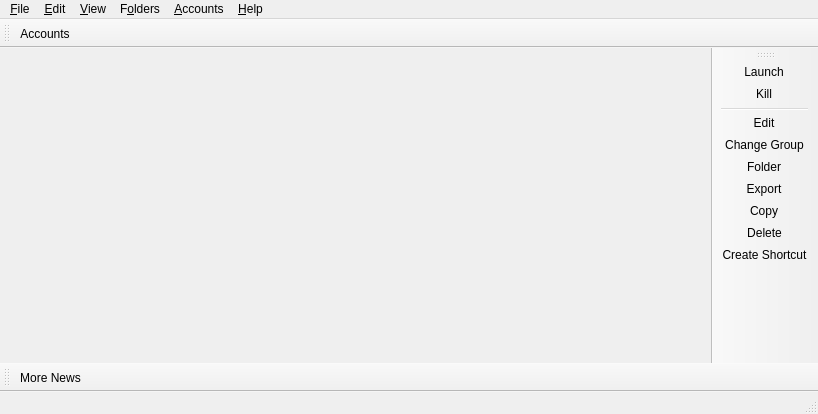
<?xml version="1.0" encoding="UTF-8"?>
<ui version="4.0">
 <class>MainWindow</class>
 <widget class="QMainWindow" name="MainWindow">
  <property name="geometry">
   <rect>
    <x>0</x>
    <y>0</y>
    <width>818</width>
    <height>414</height>
   </rect>
  </property>
  <widget class="QWidget" name="centralWidget">
   <layout class="QHBoxLayout" name="horizontalLayout">
    <property name="spacing">
     <number>0</number>
    </property>
    <property name="leftMargin">
     <number>0</number>
    </property>
    <property name="topMargin">
     <number>0</number>
    </property>
    <property name="rightMargin">
     <number>0</number>
    </property>
    <property name="bottomMargin">
     <number>0</number>
    </property>
   </layout>
  </widget>
  <widget class="QStatusBar" name="statusBar"/>
  <widget class="QToolBar" name="mainToolBar">
   <property name="windowTitle">
    <string>Main Toolbar</string>
   </property>
   <property name="allowedAreas">
    <set>Qt::ToolBarArea::BottomToolBarArea|Qt::ToolBarArea::TopToolBarArea</set>
   </property>
   <property name="toolButtonStyle">
    <enum>Qt::ToolButtonStyle::ToolButtonTextBesideIcon</enum>
   </property>
   <property name="floatable">
    <bool>false</bool>
   </property>
   <attribute name="toolBarArea">
    <enum>TopToolBarArea</enum>
   </attribute>
   <attribute name="toolBarBreak">
    <bool>false</bool>
   </attribute>
   <addaction name="actionAccountsButton"/>
  </widget>
  <widget class="QToolBar" name="newsToolBar">
   <property name="windowTitle">
    <string>News Toolbar</string>
   </property>
   <property name="allowedAreas">
    <set>Qt::ToolBarArea::BottomToolBarArea|Qt::ToolBarArea::TopToolBarArea</set>
   </property>
   <property name="iconSize">
    <size>
     <width>16</width>
     <height>16</height>
    </size>
   </property>
   <property name="toolButtonStyle">
    <enum>Qt::ToolButtonStyle::ToolButtonTextBesideIcon</enum>
   </property>
   <property name="floatable">
    <bool>false</bool>
   </property>
   <attribute name="toolBarArea">
    <enum>BottomToolBarArea</enum>
   </attribute>
   <attribute name="toolBarBreak">
    <bool>false</bool>
   </attribute>
   <addaction name="actionMoreNews"/>
  </widget>
  <widget class="WideBar" name="instanceToolBar">
   <property name="windowTitle">
    <string>Instance Toolbar</string>
   </property>
   <property name="iconSize">
    <size>
     <width>16</width>
     <height>16</height>
    </size>
   </property>
   <property name="toolButtonStyle">
    <enum>Qt::ToolButtonStyle::ToolButtonTextBesideIcon</enum>
   </property>
   <property name="floatable">
    <bool>false</bool>
   </property>
   <property name="useDefaultAction" stdset="0">
    <bool>true</bool>
   </property>
   <attribute name="toolBarArea">
    <enum>RightToolBarArea</enum>
   </attribute>
   <attribute name="toolBarBreak">
    <bool>false</bool>
   </attribute>
   <addaction name="actionLaunchInstance"/>
   <addaction name="actionKillInstance"/>
   <addaction name="separator"/>
   <addaction name="actionEditInstance"/>
   <addaction name="actionChangeInstGroup"/>
   <addaction name="actionViewSelectedInstFolder"/>
   <addaction name="actionExportInstance"/>
   <addaction name="actionCopyInstance"/>
   <addaction name="actionDeleteInstance"/>
   <addaction name="actionCreateInstanceShortcut"/>
  </widget>
  <widget class="QMenuBar" name="menuBar">
   <property name="geometry">
    <rect>
     <x>0</x>
     <y>0</y>
     <width>800</width>
     <height>30</height>
    </rect>
   </property>
   <widget class="QMenu" name="fileMenu">
    <property name="title">
     <string>&amp;File</string>
    </property>
    <property name="toolTipsVisible">
     <bool>true</bool>
    </property>
    <addaction name="actionAddInstance"/>
    <addaction name="separator"/>
    <addaction name="actionLaunchInstance"/>
    <addaction name="actionKillInstance"/>
    <addaction name="separator"/>
    <addaction name="actionEditInstance"/>
    <addaction name="actionChangeInstGroup"/>
    <addaction name="actionViewSelectedInstFolder"/>
    <addaction name="actionExportInstance"/>
    <addaction name="actionCopyInstance"/>
    <addaction name="actionDeleteInstance"/>
    <addaction name="actionCreateInstanceShortcut"/>
    <addaction name="separator"/>
    <addaction name="actionSettings"/>
    <addaction name="actionCloseWindow"/>
   </widget>
   <widget class="QMenu" name="editMenu">
    <property name="title">
     <string>&amp;Edit</string>
    </property>
    <property name="toolTipsVisible">
     <bool>true</bool>
    </property>
    <addaction name="actionUndoTrashInstance"/>
   </widget>
   <widget class="QMenu" name="viewMenu">
    <property name="title">
     <string>&amp;View</string>
    </property>
    <property name="toolTipsVisible">
     <bool>true</bool>
    </property>
    <addaction name="actionChangeTheme"/>
    <addaction name="separator"/>
    <addaction name="actionCAT"/>
    <addaction name="actionToggleStatusBar"/>
    <addaction name="actionLockToolbars"/>
    <addaction name="separator"/>
   </widget>
   <widget class="QMenu" name="foldersMenu">
    <property name="title">
     <string>F&amp;olders</string>
    </property>
    <property name="toolTipsVisible">
     <bool>true</bool>
    </property>
    <addaction name="actionViewLauncherRootFolder"/>
    <addaction name="actionViewLogsFolder"/>
    <addaction name="separator"/>
    <addaction name="actionViewInstanceFolder"/>
    <addaction name="actionViewTemplateFolder"/>
    <addaction name="actionViewIconsFolder"/>
    <addaction name="actionViewCentralModsFolder"/>
    <addaction name="actionViewSkinsFolder"/>
    <addaction name="actionViewJavaFolder"/>

    <addaction name="separator"/>
    <addaction name="actionViewWidgetThemeFolder"/>
    <addaction name="actionViewIconThemeFolder"/>
    <addaction name="actionViewCatPackFolder"/>
   </widget>
   <widget class="QMenu" name="accountsMenu">
    <property name="title">
     <string>&amp;Accounts</string>
    </property>
   </widget>
   <widget class="QMenu" name="helpMenu">
    <property name="title">
     <string>&amp;Help</string>
    </property>
    <property name="toolTipsVisible">
     <bool>true</bool>
    </property>
    <addaction name="actionClearMetadata"/>
    <addaction name="actionReportBug"/>
    <addaction name="actionViewLog"/>
    <addaction name="actionAddToPATH"/>
    <addaction name="separator"/>
    <addaction name="actionMATRIX"/>
    <addaction name="actionDISCORD"/>
    <addaction name="actionREDDIT"/>
    <addaction name="separator"/>
    <addaction name="actionMoreNews"/>
    <addaction name="actionCheckUpdate"/>
    <addaction name="actionOpenWiki"/>
    <addaction name="actionAbout"/>
   </widget>
   <addaction name="fileMenu"/>
   <addaction name="editMenu"/>
   <addaction name="viewMenu"/>
   <addaction name="foldersMenu"/>
   <addaction name="accountsMenu"/>
   <addaction name="helpMenu"/>
  </widget>
  <action name="actionMoreNews">
   <property name="icon">
    <iconset theme="news"/>
   </property>
   <property name="text">
    <string>More News...</string>
   </property>
   <property name="toolTip">
    <string>Open the development blog to read more news about %1.</string>
   </property>
  </action>
  <action name="actionCAT">
   <property name="checkable">
    <bool>true</bool>
   </property>
   <property name="icon">
    <iconset theme="cat"/>
   </property>
   <property name="text">
    <string>&amp;Meow</string>
   </property>
   <property name="toolTip">
    <string>It's a fluffy kitty :3</string>
   </property>
  </action>
  <action name="actionToggleStatusBar">
   <property name="checkable">
    <bool>true</bool>
   </property>
   <property name="text">
    <string>Status Bar</string>
   </property>
  </action>
  <action name="actionLockToolbars">
   <property name="checkable">
    <bool>true</bool>
   </property>
   <property name="text">
    <string>Lock Toolbars</string>
   </property>
  </action>
  <action name="actionUndoTrashInstance">
   <property name="enabled">
    <bool>false</bool>
   </property>
   <property name="text">
    <string>&amp;Undo Last Instance Deletion</string>
   </property>
  </action>
  <action name="actionAddInstance">
   <property name="icon">
    <iconset theme="new"/>
   </property>
   <property name="text">
    <string>Add Instanc&amp;e...</string>
   </property>
   <property name="toolTip">
    <string>Add a new instance.</string>
   </property>
  </action>
  <action name="actionCheckUpdate">
   <property name="icon">
    <iconset theme="checkupdate"/>
   </property>
   <property name="text">
    <string>&amp;Update...</string>
   </property>
   <property name="toolTip">
    <string>Check for new updates for %1.</string>
   </property>
   <property name="menuRole">
    <enum>QAction::MenuRole::ApplicationSpecificRole</enum>
   </property>
  </action>
  <action name="actionSettings">
   <property name="icon">
    <iconset theme="settings"/>
   </property>
   <property name="text">
    <string>Setti&amp;ngs...</string>
   </property>
   <property name="toolTip">
    <string>Change settings.</string>
   </property>
   <property name="menuRole">
    <enum>QAction::MenuRole::PreferencesRole</enum>
   </property>
  </action>
  <action name="actionManageSkins">
   <property name="icon">
    <iconset theme="settings"/>
   </property>
   <property name="text">
    <string>Manage &amp;Skins...</string>
   </property>
  </action>
  <action name="actionManageAccounts">
   <property name="icon">
    <iconset theme="accounts"/>
   </property>
   <property name="text">
    <string>&amp;Manage Accounts...</string>
   </property>
  </action>
  <action name="actionLaunchInstance">
   <property name="icon">
    <iconset theme="launch"/>
   </property>
   <property name="text">
    <string>&amp;Launch</string>
   </property>
   <property name="toolTip">
    <string>Launch the selected instance.</string>
   </property>
  </action>
  <action name="actionKillInstance">
   <property name="icon">
    <iconset theme="status-bad"/>
   </property>
   <property name="text">
    <string>&amp;Kill</string>
   </property>
   <property name="toolTip">
    <string>Kill the running instance.</string>
   </property>
   <property name="shortcut">
    <string>Ctrl+K</string>
   </property>
  </action>
  <action name="actionRenameInstance">
   <property name="icon">
    <iconset theme="rename"/>
   </property>
   <property name="text">
    <string>Rename</string>
   </property>
   <property name="toolTip">
    <string>Rename the selected instance.</string>
   </property>
  </action>
  <action name="actionChangeInstGroup">
   <property name="icon">
    <iconset theme="tag"/>
   </property>
   <property name="text">
    <string>&amp;Change Group...</string>
   </property>
   <property name="toolTip">
    <string>Change the selected instance's group.</string>
   </property>
   <property name="shortcut">
    <string>Ctrl+G</string>
   </property>
  </action>
  <action name="actionChangeInstIcon">
   <property name="text">
    <string>Change Icon</string>
   </property>
   <property name="toolTip">
    <string>Change the selected instance's icon.</string>
   </property>
  </action>
  <action name="actionEditInstance">
   <property name="icon">
    <iconset theme="settings"/>
   </property>
   <property name="text">
    <string>&amp;Edit...</string>
   </property>
   <property name="toolTip">
    <string>Change the instance settings, mods and versions.</string>
   </property>
   <property name="shortcut">
    <string>Ctrl+I</string>
   </property>
  </action>
  <action name="actionViewSelectedInstFolder">
   <property name="icon">
    <iconset theme="viewfolder"/>
   </property>
   <property name="text">
    <string>&amp;Folder</string>
   </property>
   <property name="toolTip">
    <string>Open the selected instance's root folder in a file browser.</string>
   </property>
  </action>
  <action name="actionDeleteInstance">
   <property name="icon">
    <iconset theme="delete"/>
   </property>
   <property name="text">
    <string>Dele&amp;te</string>
   </property>
   <property name="toolTip">
    <string>Delete the selected instance.</string>
   </property>
   <property name="autoRepeat">
    <bool>false</bool>
   </property>
  </action>
  <action name="actionCopyInstance">
   <property name="icon">
    <iconset theme="copy"/>
   </property>
   <property name="text">
    <string>Cop&amp;y...</string>
   </property>
   <property name="toolTip">
    <string>Copy the selected instance.</string>
   </property>
   <property name="shortcut">
    <string>Ctrl+D</string>
   </property>
  </action>
  <action name="actionExportInstance">
   <property name="icon">
    <iconset theme="export"/>
   </property>
   <property name="text">
    <string>E&amp;xport...</string>
   </property>
   <property name="toolTip">
    <string>Export the selected instance to supported formats.</string>
   </property>
  </action>
  <action name="actionExportInstanceZip">
   <property name="icon">
    <iconset theme="launcher"/>
   </property>
   <property name="text">
    <string>Prism Launcher (zip)</string>
   </property>
  </action>
  <action name="actionExportInstanceMrPack">
   <property name="icon">
    <iconset theme="modrinth"/>
   </property>
   <property name="text">
    <string>Modrinth (mrpack)</string>
   </property>
  </action>
  <action name="actionExportInstanceFlamePack">
   <property name="icon">
    <iconset theme="flame"/>
   </property>
   <property name="text">
    <string>CurseForge (zip)</string>
   </property>
  </action>
  <action name="actionCreateInstanceShortcut">
   <property name="icon">
    <iconset theme="shortcut"/>
   </property>
   <property name="text">
    <string>Create Shortcut</string>
   </property>
   <property name="toolTip">
    <string>Creates a shortcut on a selected folder to launch the selected instance.</string>
   </property>
  </action>
  <action name="actionNoAccountsAdded">
   <property name="icon">
    <iconset theme="noaccount"/>
   </property>
   <property name="text">
    <string>No accounts added!</string>
   </property>
  </action>
  <action name="actionNoDefaultAccount">
   <property name="checkable">
    <bool>true</bool>
   </property>
   <property name="icon">
    <iconset theme="noaccount"/>
   </property>
   <property name="text">
    <string>No Default Account</string>
   </property>
   <property name="shortcut">
    <string>Ctrl+0</string>
   </property>
  </action>
  <action name="actionCloseWindow">
   <property name="icon">
    <iconset theme="status-bad"/>
   </property>
   <property name="text">
    <string>Close &amp;Window</string>
   </property>
   <property name="toolTip">
    <string>Close the current window</string>
   </property>
   <property name="menuRole">
    <enum>QAction::MenuRole::NoRole</enum>
   </property>
  </action>
  <action name="actionViewInstanceFolder">
   <property name="icon">
    <iconset theme="viewfolder"/>
   </property>
   <property name="text">
    <string>I&amp;nstances</string>
   </property>
   <property name="toolTip">
    <string>Open the instances folder in a file browser.</string>
   </property>
  </action>
  <action name="actionViewLauncherRootFolder">
   <property name="icon">
    <iconset theme="viewfolder"/>
   </property>
   <property name="text">
    <string>Launcher &amp;Data</string>
   </property>
   <property name="toolTip">
    <string>Open the launcher's root folder in a file browser.</string>
   </property>
  </action>
  <action name="actionViewCentralModsFolder">
   <property name="icon">
    <iconset theme="centralmods"/>
   </property>
   <property name="text">
    <string>&amp;Mods (Quick Access)</string>
   </property>
   <property name="toolTip">
    <string>Open the mods folder in a file browser.</string>
   </property>
  </action>
  <action name="actionViewSkinsFolder">
   <property name="icon">
    <iconset theme="viewfolder"/>
   </property>
   <property name="text">
    <string>&amp;Skins</string>
   </property>
   <property name="toolTip">
    <string>Open the skins folder in a file browser.</string>
   </property>
  </action>
  <action name="actionViewIconsFolder">
   <property name="icon">
    <iconset theme="viewfolder"/>
   </property>
   <property name="text">
    <string>Instance &amp;Icons</string>
   </property>
   <property name="toolTip">
    <string>Open the instance icons folder in a file browser.</string>
   </property>
  </action>
  <action name="actionViewLogsFolder">
   <property name="icon">
    <iconset theme="viewfolder"/>
   </property>
   <property name="text">
    <string>Launcher &amp;Logs</string>
   </property>
   <property name="toolTip">
    <string>Open the logs folder in a file browser.</string>
   </property>
  </action>
  <action name="actionChangeTheme">
   <property name="text">
    <string>Themes</string>
   </property>
  </action>
  <action name="actionReportBug">
   <property name="icon">
    <iconset theme="bug"/>
   </property>
   <property name="text">
    <string>Report a Bug or Suggest a Feature</string>
   </property>
   <property name="toolTip">
    <string>Open the bug tracker to report a bug with %1.</string>
   </property>
  </action>
  <action name="actionDISCORD">
   <property name="icon">
    <iconset theme="discord"/>
   </property>
   <property name="text">
    <string>&amp;Discord Guild</string>
   </property>
   <property name="toolTip">
    <string>Open %1 Discord guild.</string>
   </property>
  </action>
  <action name="actionMATRIX">
   <property name="icon">
    <iconset theme="matrix"/>
   </property>
   <property name="text">
    <string>&amp;Matrix Space</string>
   </property>
   <property name="toolTip">
    <string>Open %1 Matrix space.</string>
   </property>
  </action>
  <action name="actionREDDIT">
   <property name="icon">
    <iconset theme="reddit-alien"/>
   </property>
   <property name="text">
    <string>Sub&amp;reddit</string>
   </property>
   <property name="toolTip">
    <string>Open %1 subreddit.</string>
   </property>
  </action>
  <action name="actionAbout">
   <property name="icon">
    <iconset theme="about"/>
   </property>
   <property name="text">
    <string>&amp;About %1</string>
   </property>
   <property name="toolTip">
    <string>View information about %1.</string>
   </property>
   <property name="menuRole">
    <enum>QAction::MenuRole::AboutRole</enum>
   </property>
  </action>
  <action name="actionClearMetadata">
   <property name="icon">
    <iconset theme="refresh"/>
   </property>
   <property name="text">
    <string>&amp;Clear Metadata Cache</string>
   </property>
   <property name="toolTip">
    <string>Clear cached metadata</string>
   </property>
  </action>
  <action name="actionViewLog">
   <property name="icon">
    <iconset theme="log"/>
   </property>
   <property name="text">
    <string>View logs</string>
   </property>
   <property name="toolTip">
    <string>View current and previous launcher logs</string>
   </property>
  </action>
  <action name="actionAddToPATH">
   <property name="icon">
    <iconset theme="custom-commands"/>
   </property>
   <property name="text">
    <string>Install to &amp;PATH</string>
   </property>
   <property name="toolTip">
    <string>Install a %1 symlink to /usr/local/bin</string>
   </property>
  </action>
  <action name="actionFoldersButton">
   <property name="icon">
    <iconset theme="viewfolder"/>
   </property>
   <property name="text">
    <string>Folders</string>
   </property>
   <property name="toolTip">
    <string>Open one of the folders shared between instances.</string>
   </property>
  </action>
  <action name="actionHelpButton">
   <property name="icon">
    <iconset theme="help"/>
   </property>
   <property name="text">
    <string>Help</string>
   </property>
   <property name="toolTip">
    <string>Get help with %1 or Minecraft.</string>
   </property>
  </action>
  <action name="actionAccountsButton">
   <property name="icon">
    <iconset theme="noaccount"/>
   </property>
   <property name="text">
    <string>Accounts</string>
   </property>
  </action>
  <action name="actionOpenWiki">
   <property name="icon">
    <iconset theme="help"/>
   </property>
   <property name="text">
    <string>%1 &amp;Wiki</string>
   </property>
   <property name="toolTip">
    <string>Open the %1 wiki</string>
   </property>
  </action>
  <action name="actionViewWidgetThemeFolder">
   <property name="icon">
    <iconset theme="viewfolder"/>
   </property>
   <property name="text">
    <string>&amp;Widget Themes</string>
   </property>
   <property name="toolTip">
    <string>Open the widget themes folder in a file browser.</string>
   </property>
  </action>
  <action name="actionViewIconThemeFolder">
   <property name="icon">
    <iconset theme="viewfolder"/>
   </property>
   <property name="text">
    <string>I&amp;con Themes</string>
   </property>
   <property name="toolTip">
    <string>Open the icon theme folder in a file browser.</string>
   </property>
  </action>
  <action name="actionViewCatPackFolder">
   <property name="icon">
    <iconset theme="viewfolder"/>
   </property>
   <property name="text">
    <string>&amp;Cat Packs</string>
   </property>
   <property name="toolTip">
    <string>Open the cat packs folder in a file browser.</string>
   </property>
  </action>
  <action name="actionViewJavaFolder">
   <property name="icon">
    <iconset theme="viewfolder"/>
   </property>
   <property name="text">
    <string>&amp;Auto Downloaded Java</string>
   </property>
   <property name="toolTip">
    <string>Open the Java folder in a file browser. Only available if the built-in Java downloader is used.</string>
   </property>
  </action>
  <action name="actionViewTemplateFolder">
   <property name="icon">
    <iconset theme="viewfolder"/>
   </property>
   <property name="text">
    <string>Instance &amp;Template</string>
   </property>
   <property name="toolTip">
    <string>Open the template folder in a file browser.</string>
   </property>
  </action>
 </widget>
 <customwidgets>
  <customwidget>
   <class>WideBar</class>
   <extends>QToolBar</extends>
   <header>ui/widgets/WideBar.h</header>
  </customwidget>
 </customwidgets>
 <resources/>
 <connections/>
</ui>
